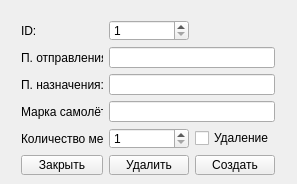
<?xml version="1.0" encoding="UTF-8"?>
<ui version="4.0">
 <class>ManageRoutesWindow</class>
 <widget class="QWidget" name="ManageRoutesWindow">
  <property name="geometry">
   <rect>
    <x>0</x>
    <y>0</y>
    <width>297</width>
    <height>184</height>
   </rect>
  </property>
  <property name="minimumSize">
   <size>
    <width>297</width>
    <height>184</height>
   </size>
  </property>
  <property name="maximumSize">
   <size>
    <width>297</width>
    <height>184</height>
   </size>
  </property>
  <property name="windowTitle">
   <string>Управление рейсами</string>
  </property>
  <property name="windowIcon">
   <iconset resource="icons.qrc">
    <normaloff>:/new/prefix1/icons1/samolet.jpg</normaloff>:/new/prefix1/icons1/samolet.jpg</iconset>
  </property>
  <widget class="QWidget" name="layoutWidget">
   <property name="geometry">
    <rect>
     <x>21</x>
     <y>20</y>
     <width>254</width>
     <height>155</height>
    </rect>
   </property>
   <layout class="QGridLayout" name="gridLayout">
    <item row="0" column="0">
     <widget class="QLabel" name="label">
      <property name="text">
       <string>ID:</string>
      </property>
     </widget>
    </item>
    <item row="0" column="1">
     <widget class="QSpinBox" name="idEdit">
      <property name="minimum">
       <number>1</number>
      </property>
      <property name="maximum">
       <number>9999</number>
      </property>
     </widget>
    </item>
    <item row="1" column="0">
     <widget class="QLabel" name="label_2">
      <property name="text">
       <string>П. отправления:</string>
      </property>
     </widget>
    </item>
    <item row="1" column="1" colspan="2">
     <widget class="QLineEdit" name="depEdit">
      <property name="maxLength">
       <number>40</number>
      </property>
     </widget>
    </item>
    <item row="2" column="0">
     <widget class="QLabel" name="label_3">
      <property name="text">
       <string>П. назначения:</string>
      </property>
     </widget>
    </item>
    <item row="2" column="1" colspan="2">
     <widget class="QLineEdit" name="desEdit">
      <property name="maxLength">
       <number>40</number>
      </property>
     </widget>
    </item>
    <item row="3" column="0">
     <widget class="QLabel" name="label_4">
      <property name="text">
       <string>Марка самолёта:</string>
      </property>
     </widget>
    </item>
    <item row="3" column="1" colspan="2">
     <widget class="QLineEdit" name="markEdit">
      <property name="maxLength">
       <number>8</number>
      </property>
     </widget>
    </item>
    <item row="4" column="0">
     <widget class="QLabel" name="label_5">
      <property name="text">
       <string>Количество мест:</string>
      </property>
     </widget>
    </item>
    <item row="4" column="1">
     <widget class="QSpinBox" name="seatsEdit">
      <property name="minimum">
       <number>1</number>
      </property>
      <property name="maximum">
       <number>200</number>
      </property>
     </widget>
    </item>
    <item row="5" column="0">
     <widget class="QPushButton" name="closeButton">
      <property name="text">
       <string>Закрыть</string>
      </property>
     </widget>
    </item>
    <item row="5" column="1">
     <widget class="QPushButton" name="deleteButton">
      <property name="text">
       <string>Удалить</string>
      </property>
     </widget>
    </item>
    <item row="5" column="2">
     <widget class="QPushButton" name="createButton">
      <property name="text">
       <string>Создать</string>
      </property>
     </widget>
    </item>
    <item row="4" column="2">
     <widget class="QCheckBox" name="checkBox">
      <property name="text">
       <string>Удаление</string>
      </property>
      <property name="checked">
       <bool>false</bool>
      </property>
      <property name="tristate">
       <bool>false</bool>
      </property>
     </widget>
    </item>
   </layout>
  </widget>
 </widget>
 <resources>
  <include location="icons.qrc"/>
 </resources>
 <connections>
  <connection>
   <sender>closeButton</sender>
   <signal>clicked()</signal>
   <receiver>ManageRoutesWindow</receiver>
   <slot>close()</slot>
   <hints>
    <hint type="sourcelabel">
     <x>60</x>
     <y>162</y>
    </hint>
    <hint type="destinationlabel">
     <x>148</x>
     <y>91</y>
    </hint>
   </hints>
  </connection>
  <connection>
   <sender>deleteButton</sender>
   <signal>clicked()</signal>
   <receiver>ManageRoutesWindow</receiver>
   <slot>deleteRoute()</slot>
   <hints>
    <hint type="sourcelabel">
     <x>147</x>
     <y>162</y>
    </hint>
    <hint type="destinationlabel">
     <x>148</x>
     <y>91</y>
    </hint>
   </hints>
  </connection>
  <connection>
   <sender>createButton</sender>
   <signal>clicked()</signal>
   <receiver>ManageRoutesWindow</receiver>
   <slot>createRoute()</slot>
   <hints>
    <hint type="sourcelabel">
     <x>237</x>
     <y>162</y>
    </hint>
    <hint type="destinationlabel">
     <x>148</x>
     <y>91</y>
    </hint>
   </hints>
  </connection>
  <connection>
   <sender>checkBox</sender>
   <signal>stateChanged(int)</signal>
   <receiver>ManageRoutesWindow</receiver>
   <slot>reactToCheck()</slot>
   <hints>
    <hint type="sourcelabel">
     <x>236</x>
     <y>134</y>
    </hint>
    <hint type="destinationlabel">
     <x>148</x>
     <y>91</y>
    </hint>
   </hints>
  </connection>
 </connections>
 <slots>
  <slot>deleteRoute()</slot>
  <slot>createRoute()</slot>
  <slot>reactToCheck()</slot>
 </slots>
</ui>
